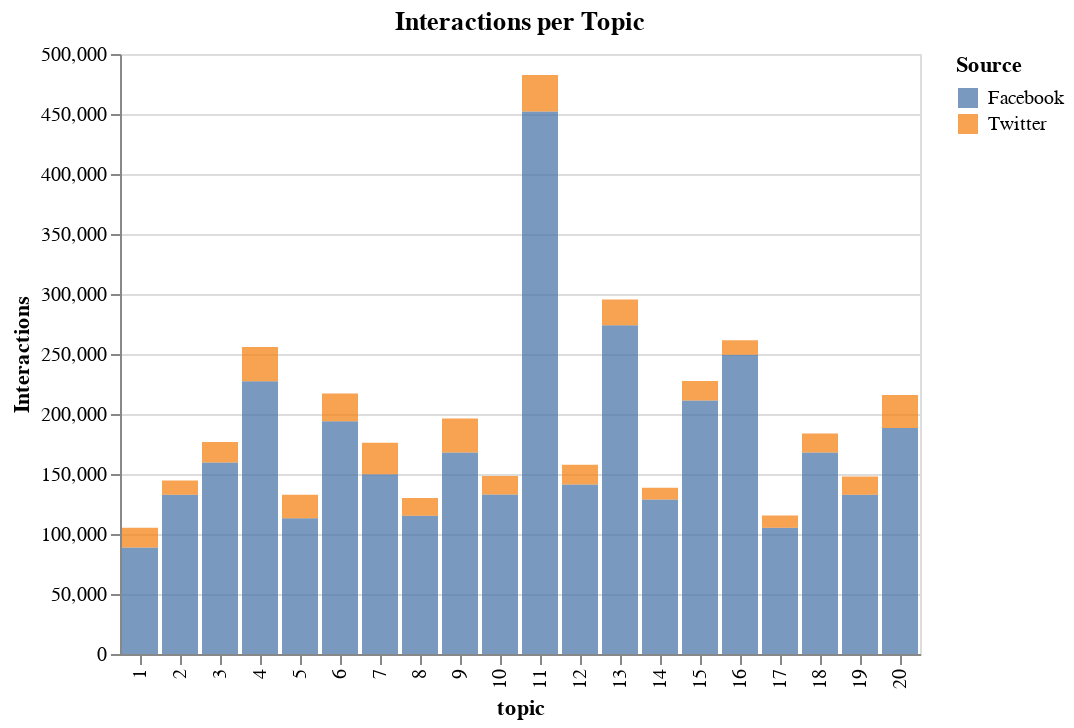

This figure's notebook cell:
### Code cell
p_data = grouped.copy().round(2)
p_data["source"] = p_data.index.get_level_values("source")
p_data.columns = ["count", "sum", "mean", "Source"]
p_data.reset_index(inplace=True)
p_data["Topic"] = p_data.topic_interpretation
p_data["order"] = p_data.source.map({"Facebook": 0, "Twitter": 1})

chart = alt.Chart(p_data, title="Interactions per Topic").mark_bar().encode(
    alt.X("topic:N"),
    alt.Y("sum(sum):Q", 
          title="Interactions"),
    color=alt.Color("Source"),
    order=alt.Order("order"),
    opacity=alt.value(0.75),
    tooltip=[alt.Tooltip("Topic", title="Topic"),
             alt.Tooltip("source", title="Source"),
             alt.Tooltip("count", title="Posts per source"),
             alt.Tooltip("sum", title="Total interactions per source"),
             alt.Tooltip("mean", title="Mean interactions per source")]
)

#chart.save(os.path.join(figures_path, "topics", "interactions_per_source_stacked.html"))
chart

### Figure 1 — Vega-Lite specification as saved in the notebook (floating-point values rounded to 4 significant figures)
{"$schema": "https://vega.github.io/schema/vega-lite/v3.4.0.json", "config": {"mark": {"tooltip": null}, "view": {"height": 300, "width": 400}}, "data": {"name": "data-99aeef9a97132e2f31c11efa121007fb"}, "datasets": {"data-99aeef9a97132e2f31c11efa121007fb": [{"Source": "Facebook", "Topic": "-", "count": 469, "mean": 189.2, "order": 0, "source": "Facebook", "sum": 88713, "topic": 1, "topic_interpretation": "-"}, {"Source": "Twitter", "Topic": "-", "count": 468, "mean": 35.41, "order": 1, "source": "Twitter", "sum": 16572, "topic": 1, "topic_interpretation": "-"}, {"Source": "Facebook", "Topic": "Wohnen", "count": 524, "mean": 253.2, "order": 0, "source": "Facebook", "sum": 132659, "topic": 2, "topic_interpretation": "Wohnen"}, {"Source": "Twitter", "Topic": "Wohnen", "count": 471, "mean": 25.47, "order": 1, "source": "Twitter", "sum": 11996, "topic": 2, "topic_interpretation": "Wohnen"}, {"Source": "Facebook", "Topic": "Grüne", "count": 602, "mean": 265.1, "order": 0, "source": "Facebook", "sum": 159577, "topic": 3, "topic_interpretation": "Grüne"}, {"Source": "Twitter", "Topic": "Grüne", "count": 632, "mean": 27, "order": 1, "source": "Twitter", "sum": 17063, "topic": 3, "topic_interpretation": "Grüne"}, {"Source": "Facebook", "Topic": "Steuern / Geld", "count": 707, "mean": 321.6, "order": 0, "source": "Facebook", "sum": 227364, "topic": 4, "topic_interpretation": "Steuern / Geld"}, {"Source": "Twitter", "Topic": "Steuern / Geld", "count": 728, "mean": 38.99, "order": 1, "source": "Twitter", "sum": 28384, "topic": 4, "topic_interpretation": "Steuern / Geld"}, {"Source": "Facebook", "Topic": "ÖVP Mobilisierung", "count": 449, "mean": 252.1, "order": 0, "source": "Facebook", "sum": 113189, "topic": 5, "topic_interpretation": "ÖVP Mobilisierung"}, {"Source": "Twitter", "Topic": "ÖVP Mobilisierung", "count": 417, "mean": 46.57, "order": 1, "source": "Twitter", "sum": 19421, "topic": 5, "topic_interpretation": "ÖVP Mobilisierung"}, {"Source": "Facebook", "Topic": "Parteien", "count": 719, "mean": 269.8, "order": 0, "source": "Facebook", "sum": 194006, "topic": 6, "topic_interpretation": "Parteien"}, {"Source": "Twitter", "Topic": "Parteien", "count": 776, "mean": 29.65, "order": 1, "source": "Twitter", "sum": 23009, "topic": 6, "topic_interpretation": "Parteien"}, {"Source": "Facebook", "Topic": "Prognosen", "count": 634, "mean": 236.4, "order": 0, "source": "Facebook", "sum": 149874, "topic": 7, "topic_interpretation": "Prognosen"}, {"Source": "Twitter", "Topic": "Prognosen", "count": 562, "mean": 46.63, "order": 1, "source": "Twitter", "sum": 26208, "topic": 7, "topic_interpretation": "Prognosen"}, {"Source": "Facebook", "Topic": "KPÖ / Linke Forderungen", "count": 492, "mean": 234, "order": 0, "source": "Facebook", "sum": 115130, "topic": 8, "topic_interpretation": "KPÖ / Linke Forderungen"}, {"Source": "Twitter", "Topic": "KPÖ / Linke Forderungen", "count": 553, "mean": 26.94, "order": 1, "source": "Twitter", "sum": 14898, "topic": 8, "topic_interpretation": "KPÖ / Linke Forderungen"}, {"Source": "Facebook", "Topic": "Dank / TV-Runde", "count": 544, "mean": 308.7, "order": 0, "source": "Facebook", "sum": 167913, "topic": 9, "topic_interpretation": "Dank / TV-Runde"}, {"Source": "Twitter", "Topic": "Dank / TV-Runde", "count": 791, "mean": 35.93, "order": 1, "source": "Twitter", "sum": 28424, "topic": 9, "topic_interpretation": "Dank / TV-Runde"}, {"Source": "Facebook", "Topic": "Links / Alternativ", "count": 518, "mean": 256.8, "order": 0, "source": "Facebook", "sum": 133007, "topic": 10, "topic_interpretation": "Links / Alternativ"}, {"Source": "Twitter", "Topic": "Links / Alternativ", "count": 526, "mean": 28.98, "order": 1, "source": "Twitter", "sum": 15244, "topic": 10, "topic_interpretation": "Links / Alternativ"}, {"Source": "Facebook", "Topic": "ÖVP", "count": 1099, "mean": 411.4, "order": 0, "source": "Facebook", "sum": 452139, "topic": 11, "topic_interpretation": "ÖVP"}, {"Source": "Twitter", "Topic": "ÖVP", "count": 725, "mean": 41.77, "order": 1, "source": "Twitter", "sum": 30286, "topic": 11, "topic_interpretation": "ÖVP"}, {"Source": "Facebook", "Topic": "-", "count": 626, "mean": 225.6, "order": 0, "source": "Facebook", "sum": 141228, "topic": 12, "topic_interpretation": "-"}, {"Source": "Twitter", "Topic": "-", "count": 509, "mean": 32.39, "order": 1, "source": "Twitter", "sum": 16486, "topic": 12, "topic_interpretation": "-"}, {"Source": "Facebook", "Topic": "SPÖ", "count": 809, "mean": 338.6, "order": 0, "source": "Facebook", "sum": 273951, "topic": 13, "topic_interpretation": "SPÖ"}, {"Source": "Twitter", "Topic": "SPÖ", "count": 755, "mean": 28.4, "order": 1, "source": "Twitter", "sum": 21445, "topic": 13, "topic_interpretation": "SPÖ"}, {"Source": "Facebook", "Topic": "Volksparteien", "count": 428, "mean": 300.6, "order": 0, "source": "Facebook", "sum": 128653, "topic": 14, "topic_interpretation": "Volksparteien"}, {"Source": "Twitter", "Topic": "Volksparteien", "count": 394, "mean": 25.31, "order": 1, "source": "Twitter", "sum": 9972, "topic": 14, "topic_interpretation": "Volksparteien"}, {"Source": "Facebook", "Topic": "-", "count": 587, "mean": 359.9, "order": 0, "source": "Facebook", "sum": 211253, "topic": 15, "topic_interpretation": "-"}, {"Source": "Twitter", "Topic": "-", "count": 588, "mean": 27.74, "order": 1, "source": "Twitter", "sum": 16312, "topic": 15, "topic_interpretation": "-"}, {"Source": "Facebook", "Topic": "FPÖ", "count": 621, "mean": 401.5, "order": 0, "source": "Facebook", "sum": 249352, "topic": 16, "topic_interpretation": "FPÖ"}, {"Source": "Twitter", "Topic": "FPÖ", "count": 457, "mean": 26.53, "order": 1, "source": "Twitter", "sum": 12125, "topic": 16, "topic_interpretation": "FPÖ"}, {"Source": "Facebook", "Topic": "-", "count": 473, "mean": 222.6, "order": 0, "source": "Facebook", "sum": 105266, "topic": 17, "topic_interpretation": "-"}, {"Source": "Twitter", "Topic": "-", "count": 391, "mean": 25.85, "order": 1, "source": "Twitter", "sum": 10106, "topic": 17, "topic_interpretation": "-"}, {"Source": "Facebook", "Topic": "Wahlkampfslogans", "count": 589, "mean": 285.1, "order": 0, "source": "Facebook", "sum": 167896, "topic": 18, "topic_interpretation": "Wahlkampfslogans"}, {"Source": "Twitter", "Topic": "Wahlkampfslogans", "count": 421, "mean": 37.65, "order": 1, "source": "Twitter", "sum": 15852, "topic": 18, "topic_interpretation": "Wahlkampfslogans"}, {"Source": "Facebook", "Topic": "-", "count": 520, "mean": 255.4, "order": 0, "source": "Facebook", "sum": 132786, "topic": 19, "topic_interpretation": "-"}, {"Source": "Twitter", "Topic": "-", "count": 542, "mean": 28, "order": 1, "source": "Twitter", "sum": 15177, "topic": 19, "topic_interpretation": "-"}, {"Source": "Facebook", "Topic": "Stenzel Rede bei IB", "count": 621, "mean": 303.1, "order": 0, "source": "Facebook", "sum": 188230, "topic": 20, "topic_interpretation": "Stenzel Rede bei IB"}, {"Source": "Twitter", "Topic": "Stenzel Rede bei IB", "count": 647, "mean": 42.82, "order": 1, "source": "Twitter", "sum": 27707, "topic": 20, "topic_interpretation": "Stenzel Rede bei IB"}]}, "encoding": {"color": {"field": "Source", "type": "nominal"}, "opacity": {"value": 0.75}, "order": {"field": "order", "type": "quantitative"}, "tooltip": [{"field": "Topic", "title": "Topic", "type": "nominal"}, {"field": "source", "title": "Source", "type": "nominal"}, {"field": "count", "title": "Posts per source", "type": "quantitative"}, {"field": "sum", "title": "Total interactions per source", "type": "quantitative"}, {"field": "mean", "title": "Mean interactions per source", "type": "quantitative"}], "x": {"field": "topic", "type": "nominal"}, "y": {"aggregate": "sum", "field": "sum", "title": "Interactions", "type": "quantitative"}}, "mark": "bar", "title": "Interactions per Topic"}
